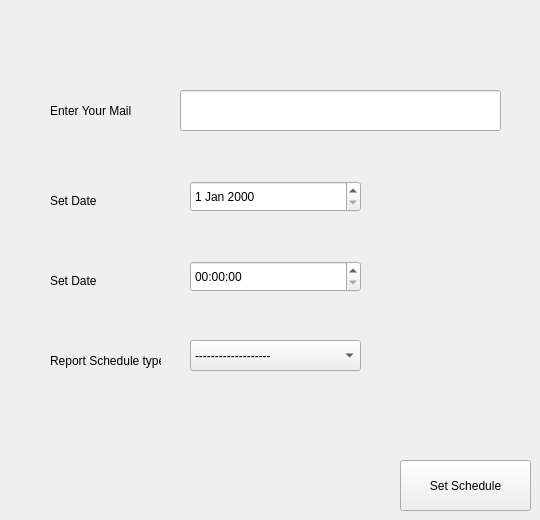
        <widget class="QWidget" name="tab_15">
         <attribute name="title">
          <string>Admin Reports</string>
         </attribute>
         <widget class="QPushButton" name="pushButton_43">
          <property name="geometry">
           <rect>
            <x>400</x>
            <y>460</y>
            <width>131</width>
            <height>51</height>
           </rect>
          </property>
          <property name="text">
           <string>Set Schedule</string>
          </property>
         </widget>
         <widget class="QLabel" name="label_38">
          <property name="geometry">
           <rect>
            <x>50</x>
            <y>80</y>
            <width>111</width>
            <height>61</height>
           </rect>
          </property>
          <property name="text">
           <string>Enter Your Mail</string>
          </property>
         </widget>
         <widget class="QLineEdit" name="lineEdit_9">
          <property name="geometry">
           <rect>
            <x>180</x>
            <y>90</y>
            <width>321</width>
            <height>41</height>
           </rect>
          </property>
         </widget>
         <widget class="QLabel" name="label_39">
          <property name="geometry">
           <rect>
            <x>50</x>
            <y>170</y>
            <width>111</width>
            <height>61</height>
           </rect>
          </property>
          <property name="text">
           <string>Set Date</string>
          </property>
         </widget>
         <widget class="QDateEdit" name="dateEdit_5">
          <property name="geometry">
           <rect>
            <x>190</x>
            <y>181</y>
            <width>171</width>
            <height>31</height>
           </rect>
          </property>
         </widget>
         <widget class="QLabel" name="label_40">
          <property name="geometry">
           <rect>
            <x>50</x>
            <y>250</y>
            <width>111</width>
            <height>61</height>
           </rect>
          </property>
          <property name="text">
           <string>Set Date</string>
          </property>
         </widget>
         <widget class="QTimeEdit" name="timeEdit_5">
          <property name="geometry">
           <rect>
            <x>190</x>
            <y>261</y>
            <width>171</width>
            <height>31</height>
           </rect>
          </property>
         </widget>
         <widget class="QLabel" name="label_41">
          <property name="geometry">
           <rect>
            <x>50</x>
            <y>330</y>
            <width>111</width>
            <height>61</height>
           </rect>
          </property>
          <property name="text">
           <string>Report Schedule type</string>
          </property>
         </widget>
         <widget class="QComboBox" name="comboBox_20">
          <property name="geometry">
           <rect>
            <x>190</x>
            <y>340</y>
            <width>171</width>
            <height>31</height>
           </rect>
          </property>
          <item>
           <property name="text">
            <string>-------------------</string>
           </property>
          </item>
          <item>
           <property name="text">
            <string>Daily</string>
           </property>
          </item>
          <item>
           <property name="text">
            <string>Weekly</string>
           </property>
          </item>
          <item>
           <property name="text">
            <string>Monthly</string>
           </property>
          </item>
         </widget>
        </widget>
